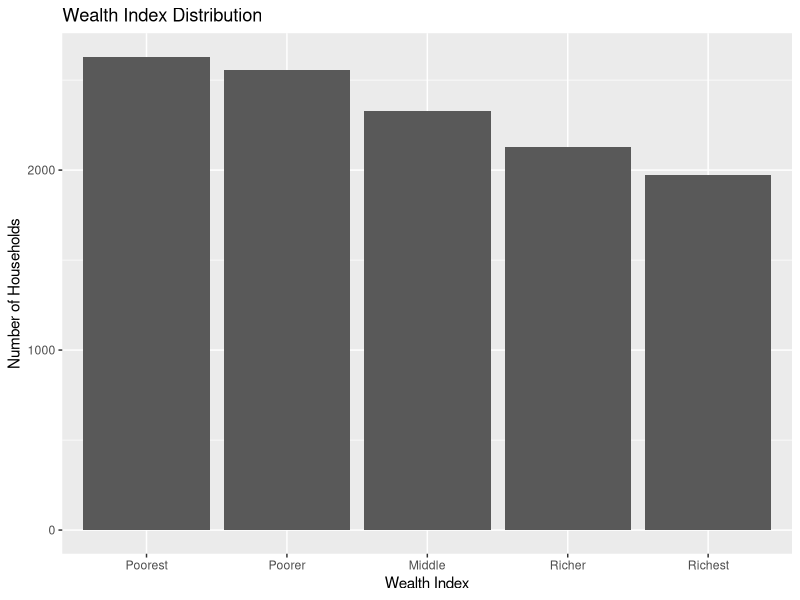

Reproduce this figure in R.
## ---- chunk 1
library(readr)    # Data loading 
library(tidyr)    # Seperate data column
library(ggplot2)  # Visualize
## ---- chunk 2
household <- read.table(file="household.csv", sep=";", header = TRUE, na.strings = c("" , " ","\t ", "Missing" ))

## ---- chunk 3
household <- household[, -1]  # drop case id
## ---- chunk 4
household <- household[-which(household$house_ownership == "Other"), ]
## ---- chunk 5
nrow(household)
## ---- chunk 6
sum(!complete.cases(household))
## ---- chunk 7
household <- na.omit(household)
## ---- chunk 8
nrow(household)
## ---- chunk 9
head(household$region_combined)

household <- separate(household, region_combined, c("cardinal_direction", "region", "settlement"), sep = '-')
household$cardinal_direction <- as.factor(household$cardinal_direction)
household$region <- as.factor(household$region)
household$settlement <- as.factor(household$settlement)

head(household[, 2:4])
## ---- chunk 10
# Refactor levels of wealth index
household$wealth_index <- factor(household$wealth_index, 
                                 levels = c("Poorest", "Poorer", "Middle", "Richer", "Richest"))
levels(household$wealth_index)
## ---- chunk 11
# Rate of related attributes
household$man_member_rate = (household$household_member - household$woman_member) / household$household_member
household$woman_member_rate = household$woman_member / household$household_member
household$child_member_rate = household$children_under_5 / household$household_member
household$bedroom_rate = household$bedroom_number / household$rooms_number

# Drop duplicated columns with rate values
household <- household[ , -which(names(household) %in% c("woman_member",  # woman_member_rate
                                                         "children_under_5", # children_member_rate
                                                         "bedroom_number"))]  # bedroom_rate
## ---- chunk 12
ggplot(household, aes(x = wealth_index)) + geom_bar() + 
        xlab("Wealth Index") + ylab("Number of Households") + 
        ggtitle(label = "Wealth Index Distribution")
      
## ---- chunk 13
summary(household[, c("refrigerator", "garbage_grinder", "washing_machine", "washer_dryer", 
                      "home_theather", "mobile_phone", "taxi_minibus", "tractor", "motorcycle")])
## ---- chunk 14
household <- household[ , -which(names(household) %in% c("refrigerator", "garbage_grinder",
                                                         "washing_machine", "washer_dryer", 
                                                         "home_theather", "mobile_phone",
                                                         "taxi_minibus", "tractor", "motorcycle"))]
## ---- chunk 15
summary(household$province)
household <- household[, -which(names(household) == "province")]
